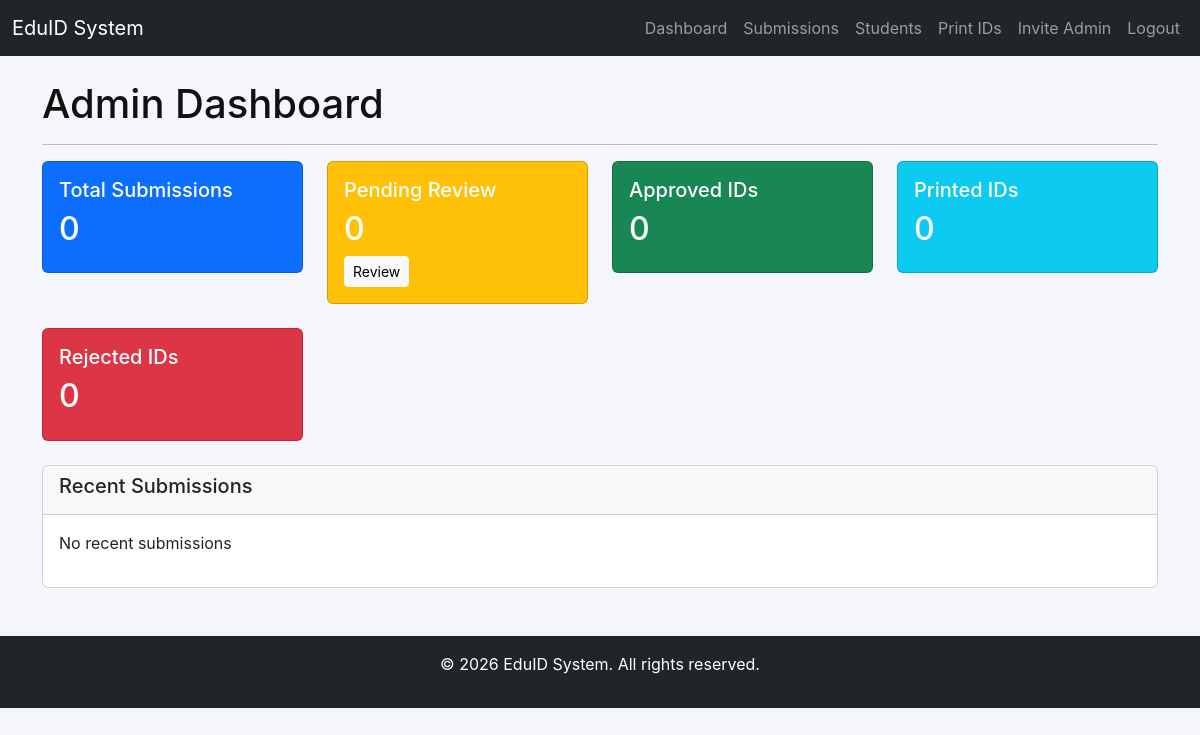
The app's page /admin/dashboard (signed in), older data.
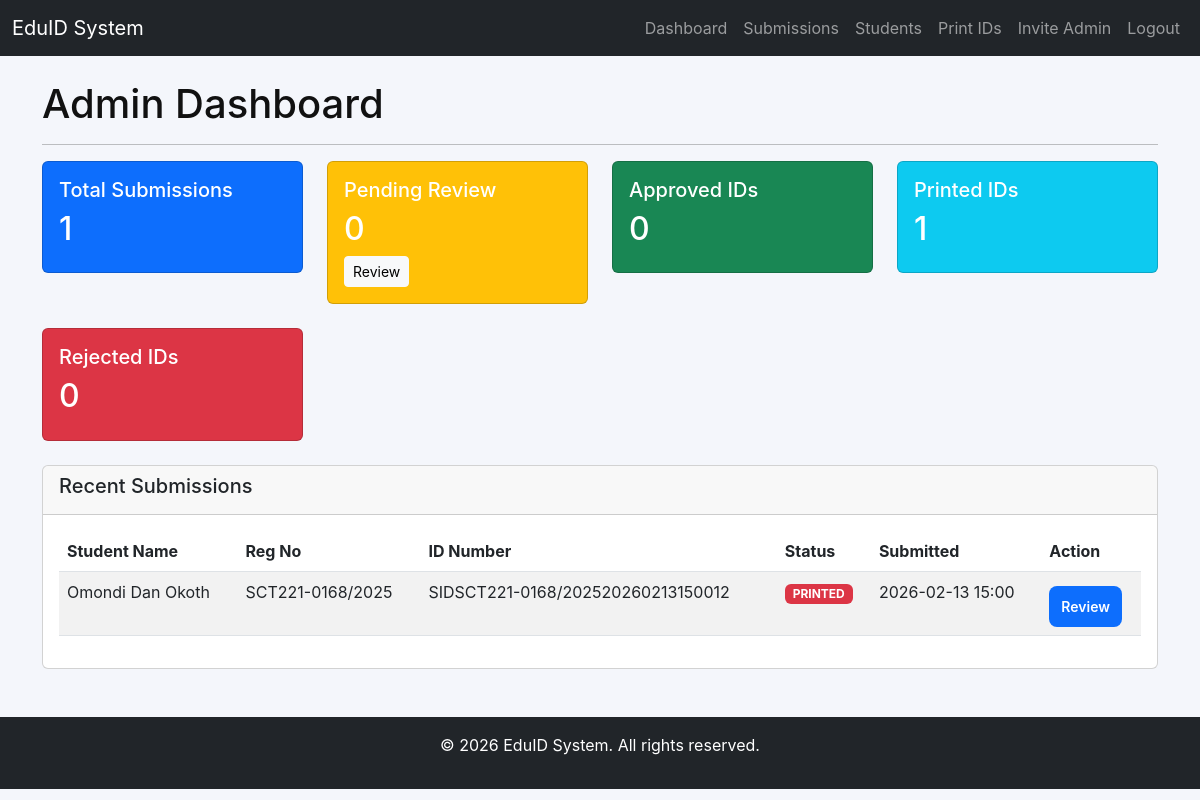
The same page, newer data.
### app/models/student.py (models this page shows)
class Student(db.Model):
    id = db.Column(db.Integer, primary_key=True)
    user_id = db.Column(db.Integer, db.ForeignKey('user.id'), nullable=False, unique=True)
    reg_no = db.Column(db.String(30), unique=True, nullable=False)
    full_name = db.Column(db.String(120), nullable=False)
    school_name = db.Column(db.String(200))  # School name
    course = db.Column(db.String(200))  # Course/Program name
    email = db.Column(db.String(120))
    phone = db.Column(db.String(20))
    date_of_birth = db.Column(db.Date)
    class_level = db.Column(db.String(50))
    valid_until = db.Column(db.Date)  # ID valid until date
    photo = db.Column(db.String(200))
    blood_type = db.Column(db.String(10))  # e.g., O+, A-, AB+
    allergies = db.Column(db.String(200))
    emergency_contact_name = db.Column(db.String(120))
    emergency_contact_phone = db.Column(db.String(20))
    school_ids = db.relationship('SchoolID', backref='student', lazy=True, cascade='all, delete-orphan')
    created_at = db.Column(db.DateTime, default=datetime.utcnow)
    updated_at = db.Column(db.DateTime, default=datetime.utcnow, onupdate=datetime.utcnow)

class SchoolID(db.Model):
    id = db.Column(db.Integer, primary_key=True)
    student_id = db.Column(db.Integer, db.ForeignKey('student.id'), nullable=False)
    id_number = db.Column(db.String(50), unique=True, nullable=False)
    status = db.Column(db.String(20), default='pending')  # pending, approved, rejected, printed
    submission_date = db.Column(db.DateTime, default=datetime.utcnow)
    approval_date = db.Column(db.DateTime)
    rejection_reason = db.Column(db.Text)
    qr_code = db.Column(db.String(200))  # path to QR code image
    preview_image = db.Column(db.String(200))  # path to ID preview image
    pdf_file = db.Column(db.String(200))  # path to generated PDF
    notes = db.Column(db.Text)  # admin notes
    created_at = db.Column(db.DateTime, default=datetime.utcnow)
    updated_at = db.Column(db.DateTime, default=datetime.utcnow, onupdate=datetime.utcnow)

### app/routes/admin.py (the view)
@admin_bp.route("/dashboard")
@login_required
@admin_required
def dashboard():
    total_submissions = SchoolID.query.count()
    pending_submissions = SchoolID.query.filter_by(status='pending').count()
    approved_ids = SchoolID.query.filter_by(status='approved').count()
    printed_ids = SchoolID.query.filter_by(status='printed').count()
    rejected_ids = SchoolID.query.filter_by(status='rejected').count()
    recent = SchoolID.query.order_by(SchoolID.submission_date.desc()).limit(5).all()
    stats = {
        'total': total_submissions,
        'pending': pending_submissions,
        'approved': approved_ids,
        'printed': printed_ids,
        'rejected': rejected_ids
    }
    return render_template("admin/dashboard.html", stats=stats, recent=recent)

### app/templates/admin/dashboard.html (shortened to what this page needs)
{% extends "base.html" %}
{% block content %}
<h1>Admin Dashboard</h1>
<hr>
<div class="row mb-4">
    <div class="col-md-3">
        <div class="card bg-primary text-white">
            <div class="card-body">
                <h5 class="card-title">Total Submissions</h5>
                <h2>{{ stats.total }}</h2>
            </div>
        </div>
    </div>
    <div class="col-md-3">
        <div class="card bg-warning text-white">
            <div class="card-body">
                <h5 class="card-title">Pending Review</h5>
                <h2>{{ stats.pending }}</h2>
                <a href="{{ url_for('admin.submissions', status='pending') }}" class="btn btn-light btn-sm">Review</a>
            </div>
        </div>
    </div>
    <div class="col-md-3">
        <div class="card bg-success text-white">
            <div class="card-body">
                <h5 class="card-title">Approved IDs</h5>
                <h2>{{ stats.approved }}</h2>
            </div>
        </div>
    </div>
    <div class="col-md-3">
        <div class="card bg-info text-white">
            <div class="card-body">
                <h5 class="card-title">Printed IDs</h5>
                <h2>{{ stats.printed }}</h2>
            </div>
        </div>
    </div>
</div>
<div class="row mb-4">
    <div class="col-md-3">
        <div class="card bg-danger text-white">
            <div class="card-body">
                <h5 class="card-title">Rejected IDs</h5>
                <h2>{{ stats.rejected }}</h2>
            </div>
        </div>
    </div>
</div>
<div class="row">
    <div class="col-md-12">
        <div class="card">
            <div class="card-header">
                <h5>Recent Submissions</h5>
            </div>
            <div class="card-body">
                {% if recent %}
                    <div class="table-responsive">
                        <table class="table table-striped">
                            <thead>
                                <tr>
                                    <th>Student Name</th>
                                    <th>Reg No</th>
                                    <th>ID Number</th>
                                    <th>Status</th>
                                    <th>Submitted</th>
                                    <th>Action</th>
                                </tr>
                            </thead>
                            <tbody>
                                {% for id in recent %}
                                    {% set student = id.student %}
                                    <tr>
                                        <td>{{ student.full_name }}</td>
                                        <td>{{ student.reg_no }}</td>
                                        <td>{{ id.id_number }}</td>
                                        <td>
                                            <span class="badge bg-{{ 'warning' if id.status == 'pending' else 'success' if id.status == 'approved' else 'danger' }}">
                                                {{ id.status|upper }}
                                            </span>
                                        </td>
                                        <td>{{ id.submission_date.strftime('%Y-%m-%d %H:%M') }}</td>
                                        <td>
                                            <a href="{{ url_for('admin.review_submission', id_id=id.id) }}" class="btn btn-sm btn-primary">Review</a>
                                        </td>
                                    </tr>
                                {% endfor %}
                            </tbody>
                        </table>
                    </div>
                {% else %}
                    <p>No recent submissions</p>
                {% endif %}
            </div>
        </div>
    </div>
</div>
{% endblock %}

### app/templates/base.html (shortened to what this page needs)
<!DOCTYPE html>
<html lang="en">
<head>
    <link href="https://cdn.jsdelivr.net/npm/bootstrap@5.3.0/dist/css/bootstrap.min.css" rel="stylesheet">
    <link rel="stylesheet" href="{{url_for('static', filename='css/style.css')}}">
</head>
<body>
    <nav class="navbar navbar-expand-lg navbar-dark bg-dark">
        <div class="container-fluid">
            <a class="navbar-brand" href="/">EduID System</a>
            <div class="collapse navbar-collapse" id="navbarNav">
                <ul class="navbar-nav ms-auto">
                    {% if current_user.is_authenticated %}
                        {% if current_user.role == 'admin' %}
                            <li class="nav-item"><a class="nav-link" href="{{ url_for('admin.dashboard') }}">Dashboard</a></li>
                            <li class="nav-item"><a class="nav-link" href="{{ url_for('admin.submissions') }}">Submissions</a></li>
                            <li class="nav-item"><a class="nav-link" href="{{ url_for('admin.students_list') }}">Students</a></li>
                            <li class="nav-item"><a class="nav-link" href="{{ url_for('admin.bulk_print') }}">Print IDs</a></li>
                            <li class="nav-item"><a class="nav-link" href="{{ url_for('admin.invite_admin') }}">Invite Admin</a></li>
                        {% else %}
                            <li class="nav-item"><a class="nav-link" href="{{ url_for('student.dashboard') }}">Dashboard</a></li>
                            <li class="nav-item"><a class="nav-link" href="{{ url_for('student.profile') }}">Profile</a></li>
                        {% endif %}
                        <li class="nav-item"><a class="nav-link" href="{{ url_for('auth.logout') }}">Logout</a></li>
                    {% else %}
                        <li class="nav-item"><a class="nav-link" href="{{ url_for('auth.login') }}">Login</a></li>
                        <li class="nav-item"><a class="nav-link" href="{{ url_for('auth.register') }}">Register</a></li>
                    {% endif %}
                </ul>
            </div>
        </div>
    </nav>
    <div class="container mt-4">
        {% block content %}{% endblock %}
    </div>
    <footer class="bg-dark text-white text-center py-3 mt-5">
        <p>&copy; 2026 EduID System. All rights reserved.</p>
    </footer>
</body>
</html>

### app/static/css/style.css (style rules this page uses)
:root { --bg:#f4f6fb; --card:#ffffff; --muted:#6c757d; --accent:#0d6efd; --danger:#dc3545; --radius:10px; --max-width:420px; }
* { box-sizing:border-box }
body { font-family:Inter,system-ui,Segoe UI,Roboto,Arial,sans-serif;background:var(--bg);margin:0;color:#111 }
.btn-primary { margin-top:6px;padding:10px 12px;background:var(--accent);color:#fff;border:none;border-radius:8px;font-weight:600;cursor:pointer }
a { color:var(--accent) }

Row changes from the older to the newer data that the page shows:
added SchoolID: id_number "SIDSCT221-0168/202520260213150012", status "PRINTED", submission_date "2026-02-13 15:00"
added Student: full_name "Omondi Dan Okoth", reg_no "SCT221-0168/2025"
Text that changed along with them:
{{ stats.total }}: "0" → "1"
{{ stats.printed }}: "0" → "1"
text no longer shown: "No recent submissions"
text now shown: "Student Name Reg No ID Number Status Submitted Action"
